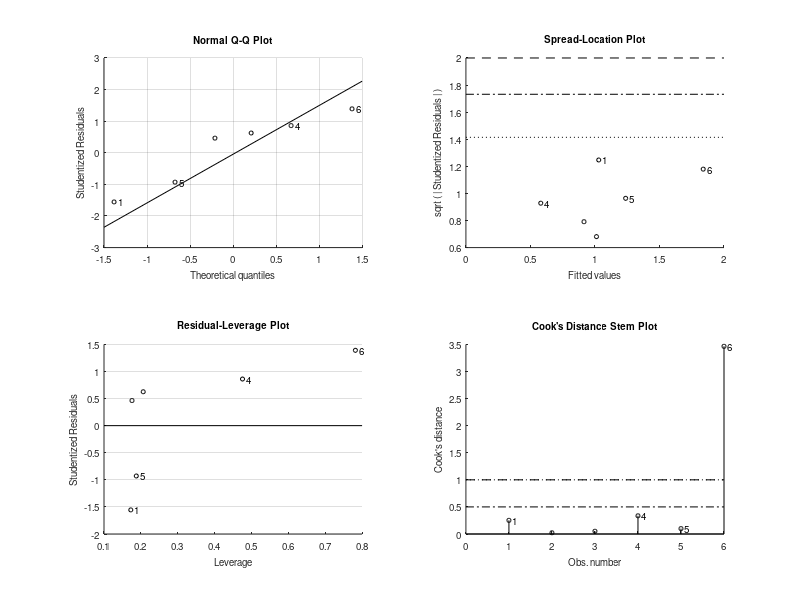

MATLAB code to generate this figure: (Note: this script raises an error after producing the figure.)
% Linear regressions of zmeso biomass with surf chl 
% Tropical regions, annual climatology
% Historic and SSP585

clear all
close all

figp ='/Users/cpetrik/Dropbox/Princeton/Fish-MIP/CMIP6/driver_analysis/zmeso_figs/';

%%
load('Hist_SSP585_coeffs_chl_global_biomes.mat');

Hist.slop = [HistChlLC45(:,2),HistChlHCSS(:,2),HistChlHCPS(:,2),HistChlGlobal(:,2)];
Hist.int = [HistChlLC45(:,1),HistChlHCSS(:,1),HistChlHCPS(:,1),HistChlGlobal(:,1)];

SSP.slop = [SSPChlLC45(:,2),SSPChlHCSS(:,2),SSPChlHCPS(:,2),SSPChlGlobal(:,2)];
SSP.int = [SSPChlLC45(:,1),SSPChlHCSS(:,1),SSPChlHCPS(:,1),SSPChlGlobal(:,1)];

%% predict mesozoo over chl values
% Models have a very large range
cmin = log(0.01);
cmax = log(25);
chl = logspace(cmin,cmax);

hzoo1 = Hist.int(:,1) + Hist.slop(:,1) .* log(chl);
szoo1 = SSP.int(:,1) + SSP.slop(:,1) .* log(chl);
hzoo2 = Hist.int(:,2) + Hist.slop(:,2) .* log(chl);
szoo2 = SSP.int(:,2) + SSP.slop(:,2) .* log(chl);
hzoo3 = Hist.int(:,3) + Hist.slop(:,3) .* log(chl);
szoo3 = SSP.int(:,3) + SSP.slop(:,3) .* log(chl);
hzoo4 = Hist.int(:,4) + Hist.slop(:,4) .* log(chl);
szoo4 = SSP.int(:,4) + SSP.slop(:,4) .* log(chl);

%% color same as Taylor diagrams
% cm=[0 0.7 0;...   %g
%     0 0 0.75;...  %b
%     0.5 0 1;...   %purple
%     1 0 0;...     %r
%     0.5 0 0;...   %maroon
%     0.35 0.35 0.35]; %grey

% cb=[34/255 136/255 51/255;...   %green
%     %238/255 119/255 51/255;...  %orange
%     %0/255 153/255 136/255;...   %teal
%     153/255 153/255 51/255;...   %olive
%     51/255 187/255 238/255;...  %cyan
%     0/255 68/255 136/255;...    %blue
%     238/255 102/255 119/255;... %red
%     170/255 51/255 119/255;...  %purple
%     0 0 0];                     %black

cb=[34/255 136/255 51/255;...   %green
    153/255 153/255 51/255;...  %olive
    51/255 187/255 238/255;...  %cyan
    0/255 68/255 136/255;...    %blue
    238/255 102/255 119/255;... %red
    170/255 51/255 119/255;...  %purple
    0.333 0.333 0.333];         %grey

set(groot,'defaultAxesColorOrder',cb);

hmod = {'CAN','CMCC','CNRM','GFDL','IPSL','UK','obs'};
smod = {'CAN','CMCC','CNRM','GFDL','IPSL','UK'};

%% linear regression of hist vs. future 

mdl1 = fitlm(Hist.slop(1:6,1),SSP.slop(:,1));
ypred1 = predict(mdl1,Hist.slop(1:6,1));

mdl2 = fitlm(Hist.slop(1:6,2),SSP.slop(:,2));
ypred2 = predict(mdl2,Hist.slop(1:6,2));

mdl3 = fitlm(Hist.slop(1:6,3),SSP.slop(:,3));
ypred3 = predict(mdl3,Hist.slop(1:6,3));

mdl4 = fitlm(Hist.slop(1:6,4),SSP.slop(:,4));
ypred4 = predict(mdl4,Hist.slop(1:6,4));

noCmdl1 = fitlm(Hist.slop(2:6,1),SSP.slop(2:6,1));
noCypred1 = predict(noCmdl1,Hist.slop(2:6,1));

noCmdl2 = fitlm(Hist.slop(2:6,2),SSP.slop(2:6,2));
noCypred2 = predict(noCmdl2,Hist.slop(2:6,2));

noCmdl3 = fitlm(Hist.slop(2:6,3),SSP.slop(2:6,3));
noCypred3 = predict(noCmdl3,Hist.slop(2:6,3));

noCmdl4 = fitlm(Hist.slop(2:6,4),SSP.slop(2:6,4));
noCypred4 = predict(noCmdl4,Hist.slop(2:6,4));

test=mdl1.Coefficients;
tt=table2array(test);

%% Figures
x = (-5:0.5:4);
xs = 0:0.5:6;
y1 = Hist.slop(7,1)*ones(size(xs));
y2 = Hist.slop(7,2)*ones(size(xs));
y3 = Hist.slop(7,3)*ones(size(xs));
y4 = Hist.slop(7,4)*ones(size(xs));

%% 3 biomes
figure(1)
subplot(3,3,1)
plot(log(chl),hzoo1,'LineWidth',2)
% legend(hmod)
ylim([-20 10])
xlim([round(cmin) round(cmax)])
% xlabel('log chl (mg m^-^3)')
ylabel('log zmeso (mgC m^-^2)')
title('Hist')

subplot(3,3,2)
plot(log(chl),szoo1,'LineWidth',2)
ylim([-20 10])
xlim([round(cmin) round(cmax)])
% xlabel('log chl (mg m^-^3)')
% ylabel('log zmeso (mgC m^-^2)')
title('SSP 585')

subplot(3,3,3)
for i=1:6
    plot(Hist.slop(i,1),SSP.slop(i,1),'.','color',cb(i,:),'MarkerSize',20); hold on;
end
plot(x,x,':k'); hold on;
plot(y1,xs,'color',cb(7,:)); hold on;
plot(Hist.slop(1:6,1),ypred1,'k'); hold on;
% legend(smod)
% legend('location','southeast')
axis([0 2.5 0 2])
% xlabel('Historic chl sensitivity')
ylabel('Future chl sensitivity')
title('LC')


subplot(3,3,4)
plot(log(chl),hzoo2,'LineWidth',2)
ylim([-20 20])
xlim([round(cmin) round(cmax)])
% xlabel('log chl (mg m^-^3)')
ylabel('log zmeso (mgC m^-^2)')
title('Hist')

subplot(3,3,5)
plot(log(chl),szoo2,'LineWidth',2)
ylim([-20 20])
xlim([round(cmin) round(cmax)])
% xlabel('log chl (mg m^-^3)')
% ylabel('log zmeso (mgC m^-^2)')
title('SSP 585')

subplot(3,3,6)
plot(x,x,':k'); hold on;
for i=1:6
    plot(Hist.slop(i,2),SSP.slop(i,2),'.','color',cb(i,:),'MarkerSize',20); hold on;
end
plot(y2,xs,'color',cb(7,:)); hold on;
plot(Hist.slop(1:6,2),ypred2,'k'); hold on;
axis([0 3.5 0 6])
% xlabel('Historic chl sensitivity')
ylabel('Future chl sensitivity')
title('HCSS')


subplot(3,3,7)
plot(log(chl),hzoo3,'LineWidth',2)
ylim([-20 20])
xlim([round(cmin) round(cmax)])
xlabel('log chl (mg m^-^3)')
ylabel('log zmeso (mgC m^-^2)')
title('Hist')

subplot(3,3,8)
plot(log(chl),szoo3,'LineWidth',2)
ylim([-20 20])
xlim([round(cmin) round(cmax)])
xlabel('log chl (mg m^-^3)')
% ylabel('log zmeso (mgC m^-^2)')
title('SSP 585')

subplot(3,3,9)
plot(x,x,':k'); hold on;
for i=1:6
    plot(Hist.slop(i,3),SSP.slop(i,3),'.','color',cb(i,:),'MarkerSize',20); hold on;
end
plot(y3,xs,'color',cb(7,:)); hold on;
plot(Hist.slop(1:6,3),ypred3,'k'); hold on;
axis([-1 3 0 5])
xlabel('Historic chl sensitivity')
ylabel('Future chl sensitivity')
title('HCPS')

print('-dpng',[figp 'Hist_SSP585_lm_EC_zmeso_chl_biomes_LC45_cmcc.png'])

%% 3 biomes + global
f1 = figure('Units','inches','Position',[1 1 9 8]);
subplot(4,4,1)
plot(log(chl),hzoo4,'LineWidth',2)
ylim([-15 10])
xlim([round(cmin) round(cmax)])
ylabel('Global')
title('Hist')
lg  = legend({'CAN','CMCC','CNRM','GFDL','IPSL','UKESM','obsGLMM'}); 
lg.Position(1:2) = [.725 .45];

subplot(4,4,2)
plot(log(chl),szoo4,'LineWidth',2)
ylim([-15 10])
xlim([round(cmin) round(cmax)])
title('SSP 585')

subplot(4,4,3)
for i=1:6
    plot(Hist.slop(i,4),SSP.slop(i,4),'.','color',cb(i,:),'MarkerSize',20); hold on;
end
plot(x,x,':k'); hold on;
plot(y4,xs,'color',cb(7,:)); hold on;
plot(Hist.slop(1:6,4),ypred4,'k'); hold on;
axis([0 2 0 2])
title('Future chl sensitivity')

subplot(4,4,5)
plot(log(chl),hzoo1,'LineWidth',2)
ylim([-15 10])
xlim([round(cmin) round(cmax)])
% xlabel('log chl (mg m^-^3)')
ylabel('LC')
text(-8.5,-35,'log zmeso (mgC m^-^2)','Rotation',90)

subplot(4,4,6)
plot(log(chl),szoo1,'LineWidth',2)
ylim([-15 10])
xlim([round(cmin) round(cmax)])
% xlabel('log chl (mg m^-^3)')
% ylabel('log zmeso (mgC m^-^2)')
%title('SSP 585')

subplot(4,4,7)
for i=1:6
    plot(Hist.slop(i,1),SSP.slop(i,1),'.','color',cb(i,:),'MarkerSize',20); hold on;
end
plot(x,x,':k'); hold on;
plot(y1,xs,'color',cb(7,:)); hold on;
plot(Hist.slop(1:6,1),ypred1,'k'); hold on;
% legend(smod)
% legend('location','southeast')
axis([0 2.5 0 2])

subplot(4,4,9)
plot(log(chl),hzoo2,'LineWidth',2)
xlim([round(cmin) round(cmax)])
ylim([-20 20])
% xlabel('log chl (mg m^-^3)')
%ylabel('log zmeso (mgC m^-^2)')
ylabel('HCSS')

subplot(4,4,10)
plot(log(chl),szoo2,'LineWidth',2)
xlim([round(cmin) round(cmax)])
ylim([-20 20])

subplot(4,4,11)
plot(x,x,':k'); hold on;
for i=1:6
    plot(Hist.slop(i,2),SSP.slop(i,2),'.','color',cb(i,:),'MarkerSize',20); hold on;
end
plot(y2,xs,'color',cb(7,:)); hold on;
plot(Hist.slop(1:6,2),ypred2,'k'); hold on;
axis([0 3.5 0 6])
% xlabel('Historic chl sensitivity')
%ylabel('Future chl sensitivity')
%title('HCSS')

subplot(4,4,13)
plot(log(chl),hzoo3,'LineWidth',2)
ylim([-20 20])
xlim([round(cmin) round(cmax)])
xlabel('log chl (mg m^-^3)')
ylabel('HCPS')

subplot(4,4,14)
plot(log(chl),szoo3,'LineWidth',2)
ylim([-20 20])
xlim([round(cmin) round(cmax)])
xlabel('log chl (mg m^-^3)')
% ylabel('log zmeso (mgC m^-^2)')
%title('SSP 585')

subplot(4,4,15)
plot(x,x,':k'); hold on;
for i=1:6
    plot(Hist.slop(i,3),SSP.slop(i,3),'.','color',cb(i,:),'MarkerSize',20); hold on;
end
plot(y3,xs,'color',cb(7,:)); hold on;
plot(Hist.slop(1:6,3),ypred3,'k'); hold on;
axis([-1 3 0 5])
xlabel('Historic chl sensitivity')
%ylabel('Future chl sensitivity')
%title('HCPS')

print('-dpng',[figp 'Hist_SSP585_lm_EC_zmeso_chl_global_biomes_LC45_cmcc.png'])

%% 3 biomes No CAN
figure(3)
subplot(3,3,1)
for i=2:6
    plot(log(chl),hzoo1(i,:),'color',cb(i,:),'LineWidth',2); hold on;
end
ylim([-10 10])
xlim([round(cmin) round(cmax)])
% xlabel('log chl (mg m^-^3)')
ylabel('log zmeso (mgC m^-^2)')
title('Hist')

subplot(3,3,2)
for i=2:6
    plot(log(chl),szoo1(i,:),'color',cb(i,:),'LineWidth',2); hold on;
end
ylim([-10 10])
xlim([round(cmin) round(cmax)])
% xlabel('log chl (mg m^-^3)')
% ylabel('log zmeso (mgC m^-^2)')
title('SSP 585')

subplot(3,3,3)
for i=2:6
    plot(Hist.slop(i,1),SSP.slop(i,1),'.','color',cb(i,:),'MarkerSize',20); hold on;
end
plot(x,x,':k'); hold on;
plot(y1,xs,'color',cb(7,:)); hold on;
plot(Hist.slop(2:6,1),noCypred1,'k'); hold on;
% legend(smod)
% legend('location','southeast')
axis([0 3 0 2])
% xlabel('Historic chl sensitivity')
ylabel('Future chl sensitivity')
title('LC')

subplot(3,3,4)
for i=2:6
    plot(log(chl),hzoo2(i,:),'color',cb(i,:),'LineWidth',2); hold on;
end
ylim([-10 10])
xlim([round(cmin) round(cmax)])
% xlabel('log chl (mg m^-^3)')
ylabel('log zmeso (mgC m^-^2)')
title('Hist')

subplot(3,3,5)
for i=2:6
    plot(log(chl),szoo2(i,:),'color',cb(i,:),'LineWidth',2); hold on;
end
ylim([-10 10])
xlim([round(cmin) round(cmax)])
% xlabel('log chl (mg m^-^3)')
% ylabel('log zmeso (mgC m^-^2)')
title('SSP 585')

subplot(3,3,6)
plot(x,x,':k'); hold on;
for i=2:6
    plot(Hist.slop(i,2),SSP.slop(i,2),'.','color',cb(i,:),'MarkerSize',20); hold on;
end
plot(y2,xs,'color',cb(7,:)); hold on;
plot(Hist.slop(2:6,2),noCypred2,'k'); hold on;
axis([0 2 0 1.5])
% xlabel('Historic chl sensitivity')
ylabel('Future chl sensitivity')
title('HCSS')

subplot(3,3,7)
for i=2:6
    plot(log(chl),hzoo3(i,:),'color',cb(i,:),'LineWidth',2); hold on;
end
ylim([-3 2])
xlim([round(cmin) round(cmax)])
xlabel('log chl (mg m^-^3)')
ylabel('log zmeso (mgC m^-^2)')
title('Hist')

subplot(3,3,8)
for i=2:6
    plot(log(chl),szoo3(i,:),'color',cb(i,:),'LineWidth',2); hold on;
end
ylim([-3 2])
xlim([round(cmin) round(cmax)])
xlabel('log chl (mg m^-^3)')
% ylabel('log zmeso (mgC m^-^2)')
title('SSP 585')

subplot(3,3,9)
plot(x,x,':k'); hold on;
for i=2:6
    plot(Hist.slop(i,3),SSP.slop(i,3),'.','color',cb(i,:),'MarkerSize',20); hold on;
end
plot(y3,xs,'color',cb(7,:)); hold on;
plot(Hist.slop(2:6,3),noCypred3,'k'); hold on;
axis([-0.75 0.75 0 1])
xlabel('Historic chl sensitivity')
ylabel('Future chl sensitivity')
title('HCPS')

print('-dpng',[figp 'Hist_SSP585_lm_EC_zmeso_chl_biomes_LC45_cmcc_noCAN.png'])

%% No CAN + global
f4 = figure('Units','inches','Position',[1 1 9 8]);
subplot(4,4,1)
for i=2:7
    plot(log(chl),hzoo4(i,:),'color',cb(i,:),'LineWidth',2); hold on;
end
ylim([-5 5])
lg  = legend({'CMCC','CNRM','GFDL','IPSL','UKESM','obsGLMM'}); 
lg.Position(1:2) = [.71 .45];
xlim([round(cmin) round(cmax)])
title('Hist')
ylabel('Global')

subplot(4,4,2)
for i=2:6
    plot(log(chl),szoo4(i,:),'color',cb(i,:),'LineWidth',2); hold on;
end
ylim([-5 5])
xlim([round(cmin) round(cmax)])
title('SSP 585')

subplot(4,4,3)
for i=2:6
    plot(Hist.slop(i,4),SSP.slop(i,4),'.','color',cb(i,:),'MarkerSize',20); hold on;
end
plot(x,x,':k'); hold on;
plot(y4,xs,'color',cb(7,:)); hold on;
plot(Hist.slop(2:6,4),noCypred4,'k'); hold on;
% legend(smod)
% legend('location','southeast')
axis([0.25 1.25 0.25 1.5])
title('Future chl sensitivity')


subplot(4,4,5)
for i=2:7
    plot(log(chl),hzoo1(i,:),'color',cb(i,:),'LineWidth',2); hold on;
end
% legend(hmod)
% legend('location','northwest')
ylim([-10 10])
xlim([round(cmin) round(cmax)])
% xlabel('log chl (mg m^-^3)')
ylabel('LC')
text(-8.5,-30,'log zmeso (mgC m^-^2)','Rotation',90)

subplot(4,4,6)
for i=2:6
    plot(log(chl),szoo1(i,:),'color',cb(i,:),'LineWidth',2); hold on;
end
ylim([-10 10])
xlim([round(cmin) round(cmax)])
% xlabel('log chl (mg m^-^3)')
% ylabel('log zmeso (mgC m^-^2)')
%title('SSP 585')

subplot(4,4,7)
for i=2:6
    plot(Hist.slop(i,1),SSP.slop(i,1),'.','color',cb(i,:),'MarkerSize',20); hold on;
end
plot(x,x,':k'); hold on;
plot(y1,xs,'color',cb(7,:)); hold on;
plot(Hist.slop(2:6,1),noCypred1,'k'); hold on;
% legend(smod)
% legend('location','southeast')
axis([0 2.5 0 2])
% xlabel('Historic chl sensitivity')

subplot(4,4,9)
for i=2:7
    plot(log(chl),hzoo2(i,:),'color',cb(i,:),'LineWidth',2); hold on;
end
ylim([-8 8])
xlim([round(cmin) round(cmax)])
% xlabel('log chl (mg m^-^3)')
ylabel('HCSS')
%title('Hist')

subplot(4,4,10)
for i=2:6
    plot(log(chl),szoo2(i,:),'color',cb(i,:),'LineWidth',2); hold on;
end
ylim([-8 8])
xlim([round(cmin) round(cmax)])
% xlabel('log chl (mg m^-^3)')
%title('SSP 585')

subplot(4,4,11)
plot(x,x,':k'); hold on;
for i=2:6
    plot(Hist.slop(i,2),SSP.slop(i,2),'.','color',cb(i,:),'MarkerSize',20); hold on;
end
plot(y2,xs,'color',cb(7,:)); hold on;
plot(Hist.slop(2:6,2),noCypred2,'k'); hold on;
axis([0 2 0 1.5])
% xlabel('Historic chl sensitivity')
%title('HCSS')

subplot(4,4,13)
for i=2:7
    plot(log(chl),hzoo3(i,:),'color',cb(i,:),'LineWidth',2); hold on;
end
ylim([-3 3])
xlim([round(cmin) round(cmax)])
xlabel('log chl (mg m^-^3)')
ylabel('HCPS')

subplot(4,4,14)
for i=2:6
    plot(log(chl),szoo3(i,:),'color',cb(i,:),'LineWidth',2); hold on;
end
ylim([-3 3])
xlim([round(cmin) round(cmax)])
xlabel('log chl (mg m^-^3)')
%title('SSP 585')

subplot(4,4,15)
plot(x,x,':k'); hold on;
for i=2:6
    plot(Hist.slop(i,3),SSP.slop(i,3),'.','color',cb(i,:),'MarkerSize',20); hold on;
end
plot(y3,xs,'color',cb(7,:)); hold on;
plot(Hist.slop(2:6,3),noCypred3,'k'); hold on;
axis([-0.75 0.75 0 1])
xlabel('Historic chl sensitivity')


print('-dpng',[figp 'Hist_SSP585_lm_EC_zmeso_chl_global_biomes_LC45_cmcc_noCAN.png'])

%% No CAN no UK + global
figure(7)
subplot(4,3,1)
for i=2:5
    plot(log(chl),hzoo4(i,:),'color',cb(i,:),'LineWidth',2); hold on;
end
plot(log(chl),hzoo4(6,:),'color',cb(7,:),'LineWidth',2); hold on;
% legend(hmod)
% legend('location','northwest')
ylim([-3 2])
xlim([round(cmin) round(cmax)])
title('Hist')
ylabel('Global')

subplot(4,3,2)
for i=2:5
    plot(log(chl),szoo4(i,:),'color',cb(i,:),'LineWidth',2); hold on;
end
ylim([-3 2])
xlim([round(cmin) round(cmax)])
title('SSP 585')

subplot(4,3,3)
for i=2:5
    plot(Hist.slop(i,4),SSP.slop(i,4),'.','color',cb(i,:),'MarkerSize',20); hold on;
end
plot(x,x,':k'); hold on;
plot(y4,xs,'color',cb(7,:)); hold on;
axis([0.35 0.95 0.35 0.95])
title('Future chl sensitivity')

subplot(4,3,4)
for i=2:5
    plot(log(chl),hzoo1(i,:),'color',cb(i,:),'LineWidth',2); hold on;
end
plot(log(chl),hzoo1(6,:),'color',cb(7,:),'LineWidth',2); hold on;
% legend(hmod)
% legend('location','northwest')
ylim([-5 6])
xlim([round(cmin) round(cmax)])
% xlabel('log chl (mg m^-^3)')
ylabel('LC')
text(-8.5,-15,'log zmeso (mgC m^-^2)','Rotation',90)

subplot(4,3,5)
for i=2:5
    plot(log(chl),szoo1(i,:),'color',cb(i,:),'LineWidth',2); hold on;
end
ylim([-5 6])
xlim([round(cmin) round(cmax)])
% xlabel('log chl (mg m^-^3)')
% ylabel('log zmeso (mgC m^-^2)')
%title('SSP 585')

subplot(4,3,6)
for i=2:5
    plot(Hist.slop(i,1),SSP.slop(i,1),'.','color',cb(i,:),'MarkerSize',20); hold on;
end
plot(x,x,':k'); hold on;
plot(y1,xs,'color',cb(7,:)); hold on;
axis([0.25 1.5 0.5 1.5])
% xlabel('Historic chl sensitivity')

subplot(4,3,7)
for i=2:5
    plot(log(chl),hzoo2(i,:),'color',cb(i,:),'LineWidth',2); hold on;
end
plot(log(chl),hzoo2(6,:),'color',cb(7,:),'LineWidth',2); hold on;
ylim([-3 3])
xlim([round(cmin) round(cmax)])
% xlabel('log chl (mg m^-^3)')
ylabel('HCSS')
%title('Hist')

subplot(4,3,8)
for i=2:5
    plot(log(chl),szoo2(i,:),'color',cb(i,:),'LineWidth',2); hold on;
end
ylim([-3 3])
xlim([round(cmin) round(cmax)])
% xlabel('log chl (mg m^-^3)')
%title('SSP 585')

subplot(4,3,9)
plot(x,x,':k'); hold on;
for i=2:5
    plot(Hist.slop(i,2),SSP.slop(i,2),'.','color',cb(i,:),'MarkerSize',20); hold on;
end
plot(y2,xs,'color',cb(7,:)); hold on;
axis([0 1 0 1])
% xlabel('Historic chl sensitivity')
%title('HCSS')

subplot(4,3,10)
for i=2:5
    plot(log(chl),hzoo3(i,:),'color',cb(i,:),'LineWidth',2); hold on;
end
plot(log(chl),hzoo3(6,:),'color',cb(7,:),'LineWidth',2); hold on;
ylim([-3 2])
xlim([round(cmin) round(cmax)])
xlabel('log chl (mg m^-^3)')
ylabel('HCPS')

subplot(4,3,11)
for i=2:5
    plot(log(chl),szoo3(i,:),'color',cb(i,:),'LineWidth',2); hold on;
end
ylim([-3 2])
xlim([round(cmin) round(cmax)])
xlabel('log chl (mg m^-^3)')
%title('SSP 585')

subplot(4,3,12)
plot(x,x,':k'); hold on;
for i=2:5
    plot(Hist.slop(i,3),SSP.slop(i,3),'.','color',cb(i,:),'MarkerSize',20); hold on;
end
plot(y3,xs,'color',cb(7,:)); hold on;
axis([-0.25 0.75 0 0.75])
xlabel('Historic chl sensitivity')

print('-dpng',[figp 'Hist_SSP585_lm_EC_zmeso_chl_global_biomes_LC45_cmcc_noCANnoUK.png'])

